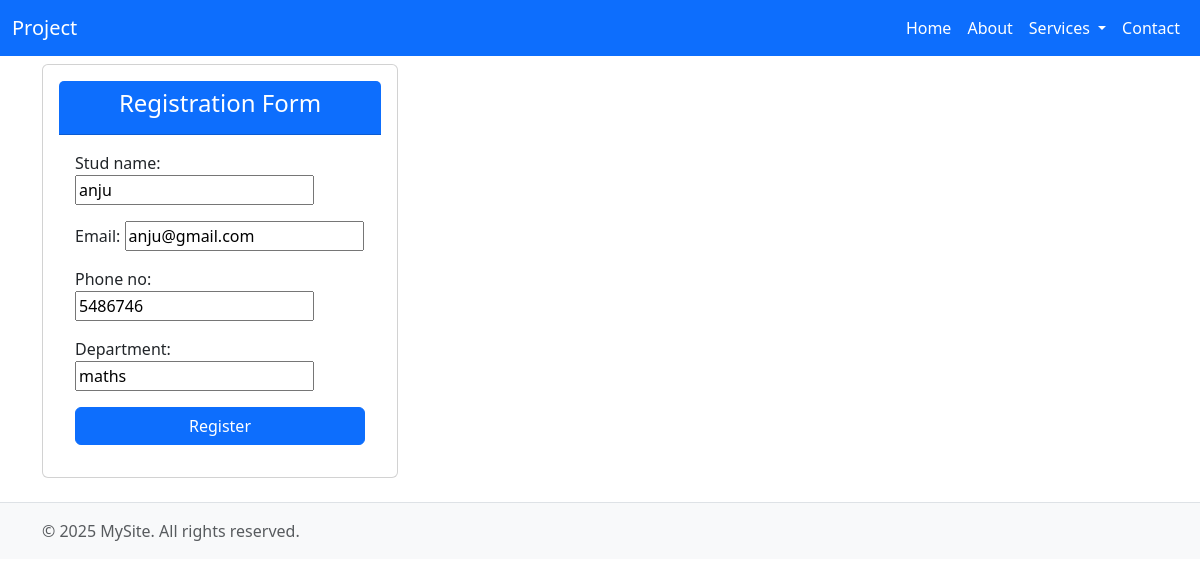
The page /update/4/ on the database its author committed.
### student_app/models.py (models this page shows)
class students(models.Model):
    stud_name=models.CharField(max_length=100)
    email=models.EmailField()
    phone_no=models.CharField()
    department=models.CharField()

### student_app/views.py (the view)
# urls.py: path('update/<int:pk>/',views.update_student,name='update'),
def update_student(request,pk):
    student = get_object_or_404(students,pk=pk) # type: ignore
    if request.method=='POST':
        form=studentform(request.POST,instance=student)
        if form.is_valid():
            form.save()
            return redirect('student_view')
    else:
        form=studentform(instance=student)
    return render(request,'add_student.html',{'form':form})

### student_app/forms.py
class studentform(forms.ModelForm):
    class Meta:
        model = students
        fields = ['stud_name', 'email', 'phone_no','department']

### templates/add_student.html (shortened to what this page needs)
{% extends 'Base.html' %}
{% block content %}
{% load static %}
<div class="container mt-2 mb-4">
  <div class="row">
    <div class="col-md-4">
      <div class="card">
        <div class="card-body">
           <div class="card-header text-center bg-primary text-white">
          <h4>Registration Form</h4>
        </div>
        <div class="card-body">
          <form method="post">
            <div class="mb-3">
              {{ form.stud_name.label_tag }} {{ form.stud_name }}
            </div>
            <div class="mb-3">
               {{ form.email.label_tag }} {{ form.email }}
            </div>
            <div class="mb-3">
               {{ form.phone_no.label_tag }} {{ form.phone_no }}
            </div>
             <div class="mb-3">
               {{ form.department.label_tag }} {{ form.department }}
            </div>
            <div class="d-grid">
              <button type="submit" class="btn btn-primary">Register</button>
            </div>
          </form>
      </div>
    </div>
   </div>
        </div>
        </div>
        </div>
{% endblock %}

### rows shown on the page
students: stud_name "anju", email "anju@gmail.com", phone_no "5486746", department "maths"
